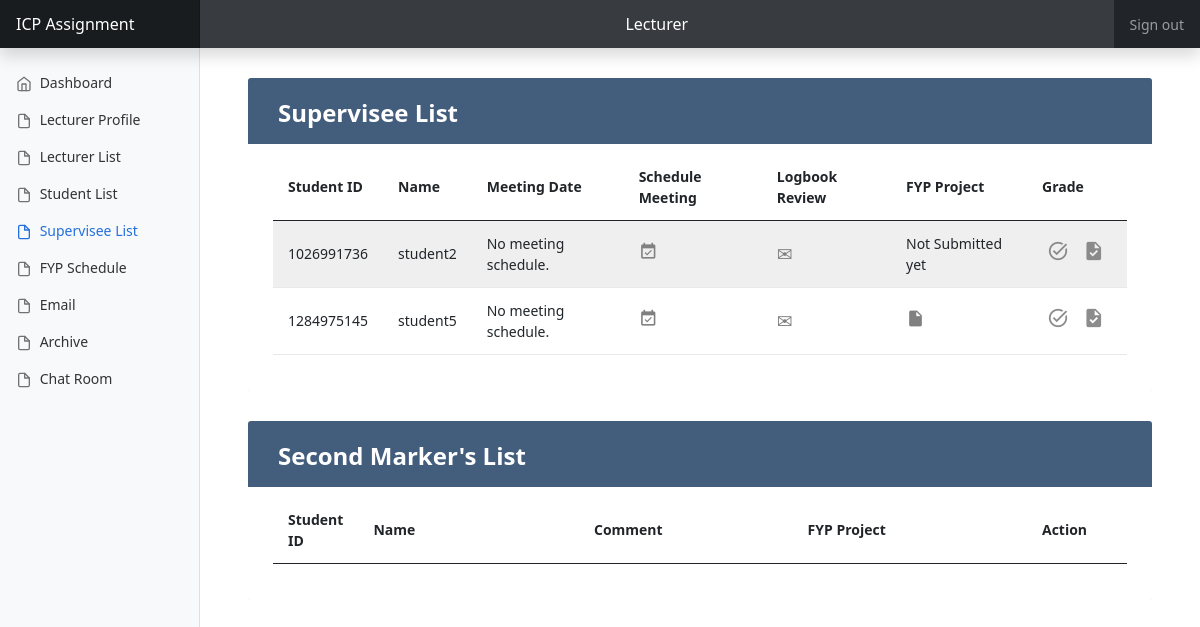
The app's page /view/list_supervisee.php (signed in) with its own data.
### tables this page shows
CREATE TABLE IF NOT EXISTS `student` (
  `id` int NOT NULL AUTO_INCREMENT,
  `unique_id` bigint NOT NULL,
  `name` varchar(255) NOT NULL,
  `email` varchar(255) NOT NULL,
  `programme` varchar(255) NOT NULL,
  `year` int NOT NULL,
  `cgpa` double NOT NULL,
  `phone_num` varchar(255) NOT NULL,
  `fyp_title` varchar(255) NOT NULL,
  `supervisor_unique_id` bigint NOT NULL,
  `second_marker_unique_id` bigint NOT NULL,
  PRIMARY KEY (`id`)
);

### view/list_supervisee.php (the view, shortened to what this page needs)
<?php
require_once "../controller/config.php";
?>
<?php include_once "header.php"; ?>
<body>
    <header class="navbar navbar-dark sticky-top bg-dark flex-md-nowrap p-0 shadow">
        <a class="navbar-brand col-md-3 col-lg-2 me-0 px-3" href="#">ICP Assignment</a>
        <label class="form-control form-control-dark w-100" style="text-align: center"><?php echo $_SESSION['roles']; ?></label>
        <div class="navbar-nav">
            <div class="nav-item text-nowrap">
                <a class="nav-link px-3" href="../controller/logout.php?logout_id=<?php echo $_SESSION['unique_id']; ?> ">Sign out</a>
            </div>
        </div>
    </header>
    <div class="container-fluid" >
        <div class="row">
            <?php
            if ($_SESSION['roles'] == "Admin")
            {
                require_once "nav_admin.php";
            }
            else if ($_SESSION['roles'] == "Lecturer")
            {
                require_once "nav_lecturer.php";
            }
            else if ($_SESSION['roles'] == "Student")
            {
                require_once "nav_student.php";
            }
            ?>
            <main class="col-md-9 ms-sm-auto col-lg-10 px-md-4">
                <div class="container-xl">
                    <div class="table-responsive">
                        <div class="table-wrapper">
                            <div class="table-title">
                                <div class="row">
                                    <div class="col-sm-6">
                                        <h2><b>Supervisee List</b></h2>
                                    </div>
                                </div>
                            </div>
                            <table class="table table-striped table-hover">
                                <thead>
                                <tr>
                                    <th>Student ID</th>
                                    <th>Name</th>
                                    <th>Meeting Date</th>
                                    <th>Schedule Meeting</th>
                                    <th>Logbook Review</th>
                                    <th>FYP Project</th>
                                    <th>Grade</th>
                                </tr>
                                </thead>
                                <tbody>
                                <?php
                                $sql = "SELECT * FROM student WHERE supervisor_unique_id = {$_SESSION['unique_id']}";
                                $result = $conn ->query($sql);
                                if (!empty($result) && $result->num_rows > 0) {
                                    for ($i = 0; $i < mysqli_num_rows($result); $i++){
                                        $row  = mysqli_fetch_assoc($result);
                                        $unique_id = $row['unique_id'];
                                        $sql3 = "SELECT `start_event` FROM meeting WHERE student_unique_id = '{$unique_id}' ORDER BY `id` DESC LIMIT 1;";
                                        $resul3 = $conn ->query($sql3);
                                        $row3 = mysqli_fetch_assoc($resul3);
                                        $meeting = $row3['start_event'] ?? 'No meeting schedule.';
                                        $select_sql = "SELECT filesName FROM submission_archive INNER JOIN student ON submission_archive.student_unique_id = student.unique_id WHERE student.unique_id = '{$unique_id}'";
                                        $result5 = $conn ->query($select_sql);
                                        if (!empty($result5) && $result5->num_rows > 0) {
                                            $row4 = mysqli_fetch_assoc($result5);
                                        }
                                        $filesName = $row4['filesName'] ?? 'Not Submitted yet';
                                        echo '<tr>';
                                        echo '<td>'.$row['unique_id'].'</td>';
                                        echo '<td>'.$row['name'].'</td>';
                                        echo '<td>'.$meeting.'</td>';
                                        echo '<td> <a href="schedule_meeting.php?student_unique_id='.$unique_id.'" style="color: gray"><i class="material-icons" data-toggle="tooltip" title="Schedule Meeting">&#xe614;</i></a></td>';
                                        echo '<td><a href="lec_view_logbook.php?student_unique_id='.$unique_id.'" style="color: gray"><i class="material-icons" data-toggle="tooltip" title="Logbook">&#x2709;</i></a></td>';
                                        if ($filesName == 'Not Submitted yet'){
                                            echo '<td>Not Submitted yet</td>';
                                        } else {
                                            echo '<td><a href="../assets/fyp/'.$filesName.'" target="_blank" style="color: gray"><i class="material-icons" data-toggle="tooltip" title="FYP">&#xe24d;</i></a></td>';
                                        }
                                        echo '<td>
                                               <a href="grade.php?student_unique_id='.$unique_id.'" style="color: gray"><i class="material-icons" data-toggle="tooltip" title="Grade">&#xe2e6;</i></a>
                                               <a href="summary_grade.php?student_unique_id='.$unique_id.'" style="color: gray"><i class="material-icons" data-toggle="tooltip" title="Summary Grade">&#xf075;</i></a></td>';
                                        echo '</tr>';
                                    }
                                }
                                ?>
                                </tbody>
                            </table>
                        </div>
                    </div>
                    <div class="table-responsive">
                        <div class="table-wrapper">
                            <div class="table-title">
                                <div class="row">
                                    <div class="col-sm-6">
                                        <h2><b>Second Marker's List</b></h2>
                                    </div>
                                </div>
                            </div>
                            <table class="table table-striped table-hover">
                                <thead>
                                <tr>
                                    <th>Student ID</th>
                                    <th>Name</th>
                                    <th></th>
                                    <th>Comment</th>
                                    <th>FYP Project</th>
                                    <th>Action</th>
                                </tr>
                                </thead>
                            </table>
                        </div>
                    </div>
                </div>
            </main>
        </div>
    </div>
</body>
</html>

### assets/css/dataTable.css (style rules this page uses)
body { color: #566787; background: #f5f5f5; font-family: 'Varela Round', sans-serif; font-size: 13px; }
.table-responsive { margin: 30px 0; }
.table-wrapper { background: #fff; padding: 20px 25px; border-radius: 3px; min-width: 100%; box-shadow: 0 1px 1px rgba(0,0,0,.05); }
.table-title { padding-bottom: 15px; background: #435d7d; color: #fff; padding: 16px 30px; min-width: 100%; margin: -20px -25px 10px; border-radius: 3px 3px 0 0; }
.table-title h2 { margin: 5px 0 0; font-size: 24px; }
table.table tr th, table.table tr td { border-color: #e9e9e9; padding: 12px 15px; vertical-align: middle; }
table.table tr th:first-child { width: 60px; }
table.table tr th:last-child { width: 100px; }
table.table-striped tbody tr:nth-of-type(odd) { background-color: #fcfcfc; }
table.table td:last-child i { opacity: 0.9; font-size: 22px; margin: 0 5px; }
table.table td a { font-weight: bold; color: #566787; display: inline-block; text-decoration: none; outline: none !important; }
table.table td i { font-size: 19px; }

### assets/css/dashboard.css (style rules this page uses)
body { font-size: .875rem; }
.navbar-brand { padding-top: .75rem; padding-bottom: .75rem; font-size: 1rem; background-color: rgba(0, 0, 0, .25); box-shadow: inset -1px 0 0 rgba(0, 0, 0, .25); }
.navbar .form-control { padding: .75rem 1rem; border-width: 0; border-radius: 0; }
.form-control-dark { color: #fff; background-color: rgba(255, 255, 255, .1); border-color: rgba(255, 255, 255, .1); }

### records on screen
student: unique "1026991736", name "student2", meeting "No meeting schedule.", shows "Not Submitted yet"
student: unique "1284975145", name "student5", meeting "No meeting schedule."

### other values on screen
$_SESSION['roles'] "Lecturer"
